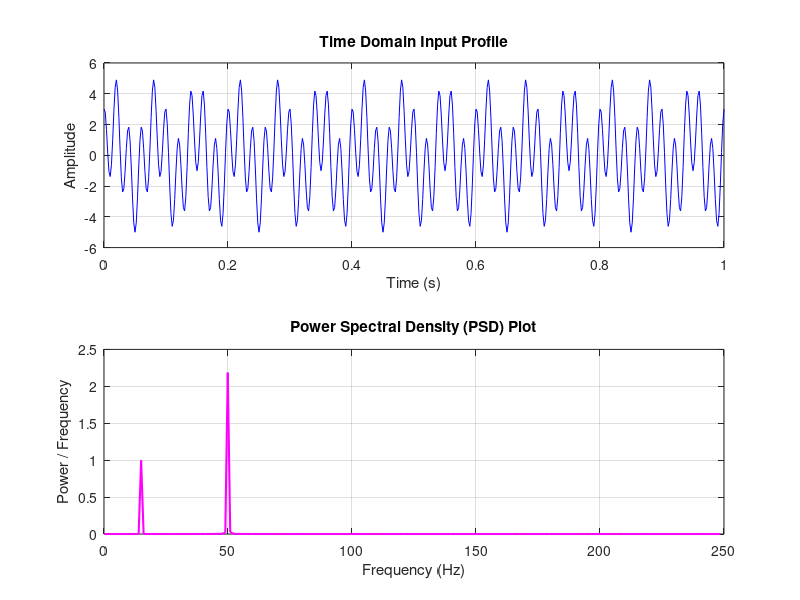

MATLAB code to generate this figure:
clc;
clear;
close all;

% =========================================================
%         EXPERIMENT 20: ENERGY AND POWER DENSITY
% =========================================================

fs = 500;
t = 0:1/fs:1;
x = 2 * sin(2*pi*15*t) + 3 * cos(2*pi*50*t);
N = length(x);

% 1. Calculate Time-Domain Total Power
total_power_time = sum(x.^2) / N;

% 2. Calculate Frequency Domain Power via FFT (Parseval's Theorem)
X_fft = fft(x);
psd = (1 / (fs * N)) * abs(X_fft).^2;
freq_axis = (0:N-1) * (fs / N);

% 3. Verification & Print
fprintf('Time-Domain Total Power:      %.4f\n', total_power_time);

% 4. Plotting
figure('Name', 'Experiment 20: Spectral Power Evaluation', 'NumberTitle', 'off');
subplot(2,1,1);
plot(t, x, 'b');
title('Time Domain Input Profile');
xlabel('Time (s)'); ylabel('Amplitude');
grid on;

subplot(2,1,2);
plot(freq_axis(1:floor(N/2)), psd(1:floor(N/2)), 'm', 'LineWidth', 1.5);
title('Power Spectral Density (PSD) Plot');
xlabel('Frequency (Hz)'); ylabel('Power / Frequency');
grid on;
